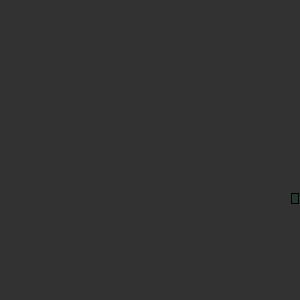
Frame 1 (no input)
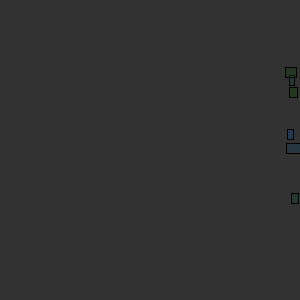
Frame 60 (the mouse pressed at the canvas centre just before this capture)
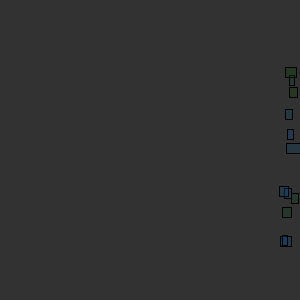
Frame 120 (the mouse held since frame 60 and released just before this capture)

The Processing sketch that drew these frames (run headless with seeded random() and noise(); from frame 60 on, the mouse is pressed at the canvas centre):

// Processing sketch: processing_36678
// ── processing_36678.pde

// the composition doesnt represent architecture as such but a part of it.
//the whole idea was to generate the void and solid effect which can be used in elevation
//as facade or maybe in plan to link a cluster of solid to another

void setup () {
  size (300, 300);
  colorMode(RGB);
  background(50);
}

float count=3000; //variable to play with the number of rectangles
float num=3050; 
float rectCenter;

void draw () {
  rectCenter=random(30, 290);        //  to randomize the centre of rectangle
  if (count < num) {
    if (count%10 ==0) { // centre of the rectangle to be spaced at an interval of 10
      fill (16, 64, random(0, 150), random(90, 100));
      rectMode (CENTER);
      rect(count*width/num, rectCenter, random(5, 15), 10); 
      // high variation in the width and height is not what i was aiming at. 
      // simple geometry to be read in architecture
    }
    else {
    }
    count--;
  }
}
